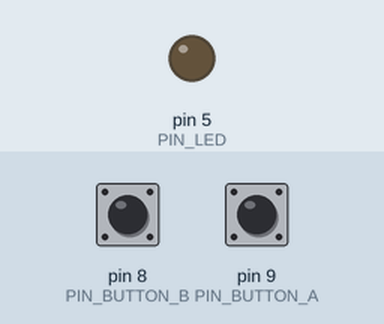
Bench run of a sketch on a simulated Arduino Uno, built with avr-gcc and run on an emulated ATmega328P. On the bench: output pins drawn as LEDs (lit = HIGH). Dashed ring = blinking. The test bench sets the inputs (shaded band); at power-on: pin 8 (PIN_BUTTON_B) HIGH, pin 9 (PIN_BUTTON_A) HIGH.

Above: at 1.2 s.
1.3 s: pin 8 (PIN_BUTTON_B) pulled LOW for 1 s
At 3.3 s:
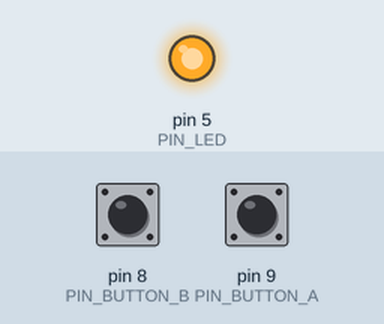
3.8 s: pin 9 (PIN_BUTTON_A) pulled LOW for 3.2 s
At 4.1 s:
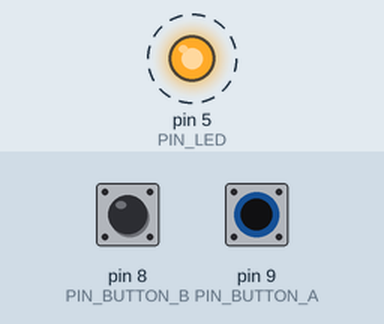
8.5 s: pin 9 (PIN_BUTTON_A) pulled LOW for 0.15 s
At 9.4 s:
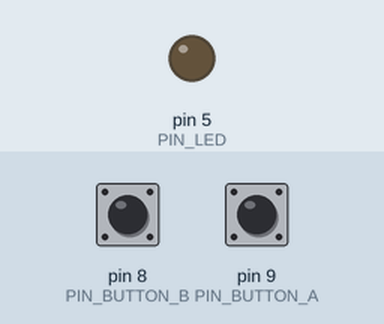
10.1 s: pin 9 (PIN_BUTTON_A) pulled LOW for 1 s
At 11.2 s:
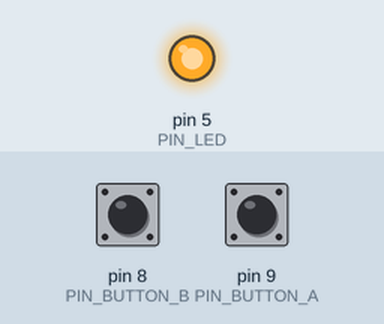
Timing chart, 0 to 13.1 s (numbered marks = the images above; inputs shaded):
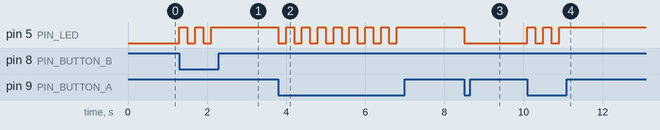

The sketch:

digital-inputs.ino
```cpp
const uint8_t PIN_LED = 5;
const uint8_t PIN_BUTTON_A = 9;
const uint8_t PIN_BUTTON_B = 8;

bool led_on = false;

void setup() {
    pinMode(PIN_LED, OUTPUT);
    pinMode(PIN_BUTTON_A, INPUT_PULLUP);
    pinMode(PIN_BUTTON_B, INPUT_PULLUP);
}

void loop() {
    if (digitalRead(PIN_BUTTON_A) == LOW || digitalRead(PIN_BUTTON_B) == LOW) {
        digitalWrite(PIN_LED, led_on ? LOW : HIGH);
        led_on = !led_on;
        delay(200); // Debounce
    }
}
```

Measured:
- after the input at 1.3 s, pin 5 (PIN_LED): alternates HIGH for 0.20 s and LOW for 0.20 s, 5 changes in all, then stays HIGH, starting at once
- after the input at 3.8 s, pin 5 (PIN_LED): alternates HIGH for 0.20 s and LOW for 0.20 s, 16 changes in all, then stays HIGH, starting at once
- after the input at 8.5 s, pin 5 (PIN_LED): HIGH → LOW at once
- after the input at 10.1 s, pin 5 (PIN_LED): alternates HIGH for 0.20 s and LOW for 0.20 s, 5 changes in all, then stays HIGH, starting at once
